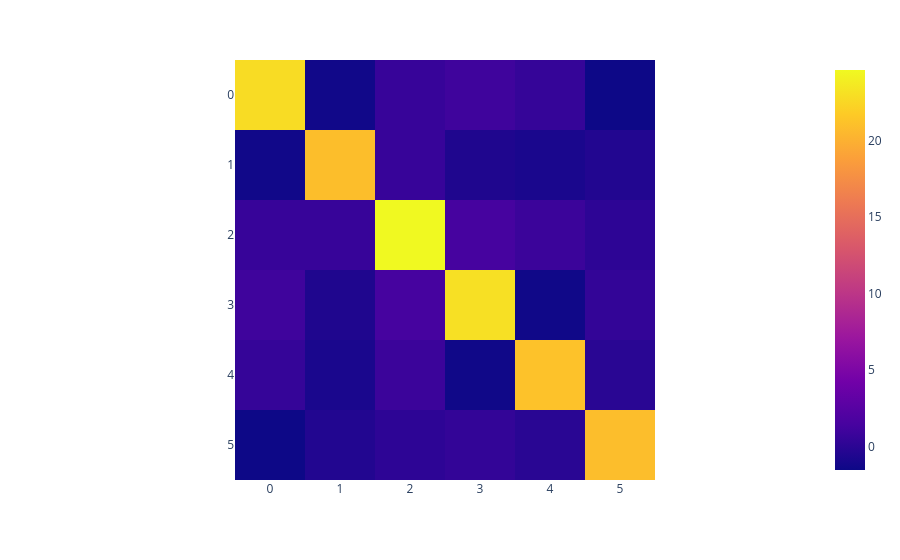

The code cell stored with this chart in its notebook:
### Code cell
mat = model.cont_embedding_transformation.weight.detach().numpy().transpose()
px.imshow(mat.dot(mat.transpose()))

### Figure 1 — Plotly figure (JSON) as saved in the notebook; plotly's stock layout.template omitted (floating-point values rounded to 4 significant figures)
{"data": [{"coloraxis": "coloraxis", "hovertemplate": "x: %{x}<br>y: %{y}<br>color: %{z}<extra></extra>", "name": "0", "type": "heatmap", "xaxis": "x", "yaxis": "y", "z": [[22.8, -1.334, 0.6121, 1.017, 0.5087, -1.523], [-1.334, 20.93, 0.6006, -0.6169, -0.8487, -0.4713], [0.6121, 0.6006, 24.61, 1.378, 0.8156, 0.1249], [1.017, -0.6169, 1.378, 23.04, -1.362, 0.4089], [0.5087, -0.8487, 0.8156, -1.362, 21.15, -0.09604], [-1.523, -0.4713, 0.1249, 0.4089, -0.09604, 20.87]]}], "layout": {"coloraxis": {"colorscale": [[0, "#0d0887"], [0.1111, "#46039f"], [0.2222, "#7201a8"], [0.3333, "#9c179e"], [0.4444, "#bd3786"], [0.5556, "#d8576b"], [0.6667, "#ed7953"], [0.7778, "#fb9f3a"], [0.8889, "#fdca26"], [1, "#f0f921"]]}, "margin": {"t": 60}, "xaxis": {"anchor": "y", "constrain": "domain", "domain": [0, 1], "scaleanchor": "y"}, "yaxis": {"anchor": "x", "autorange": "reversed", "constrain": "domain", "domain": [0, 1]}}}
